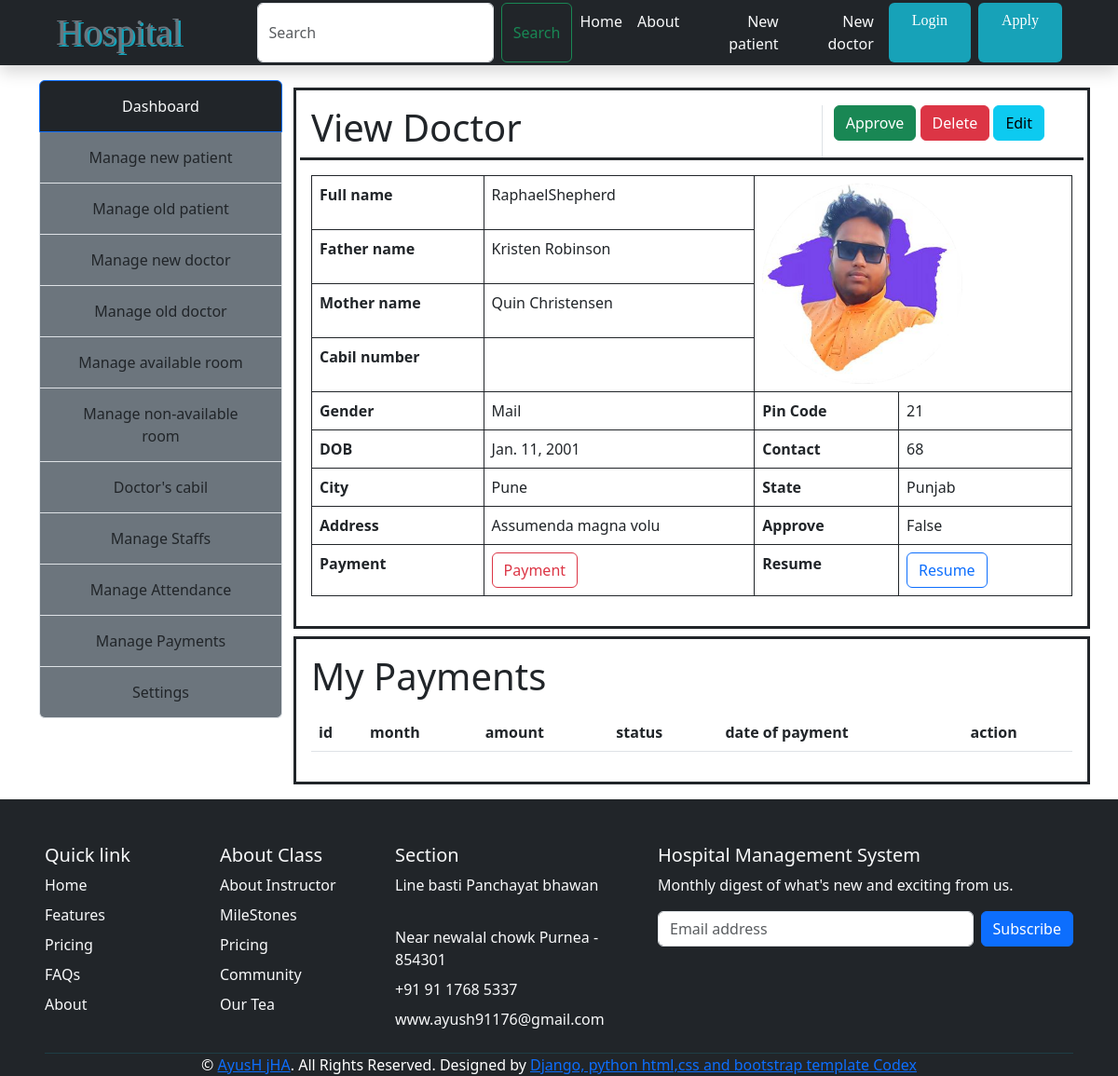
The page /single-view-doctor/1/view/ on the database as committed earlier.
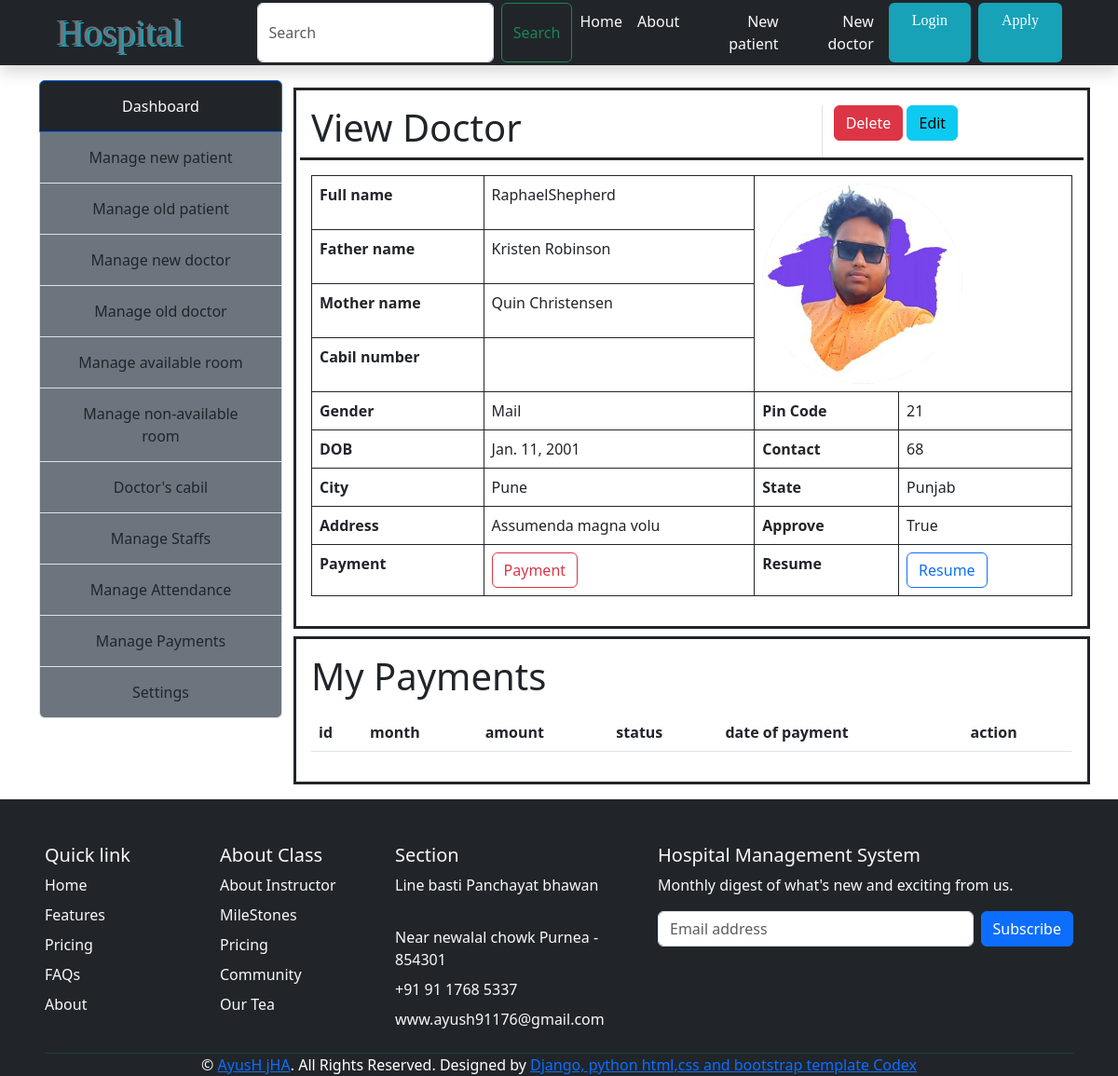
The same page on the database as committed later.
### Hospital/models.py (models this page shows, shortened)
class Doctor(models.Model):
    first_name=models.CharField(max_length=150)
    last_name=models.CharField(max_length=150)
    father_name=models.CharField(max_length=150)
    mother_name=models.CharField(max_length=150)
    age=models.IntegerField()
    gender=models.CharField(max_length=10,choices=GENDER)
    dob=models.DateField(help_text="use MM/DD/YYYY format")
    blood_group=models.CharField(max_length=10,choices=BLOOD)
    contact=models.IntegerField()
    city=models.CharField(max_length=150,choices=CITY)
    state=models.CharField(max_length=150,choices=(("Bihar","Bihar"),("Punjab","Punjab")))
    pin_code=models.IntegerField()
    nationality=models.CharField(max_length=150,choices=(("Indian","Indian"),("Other","Other")))
    address=models.TextField(default=None,blank=True,null=True,)
    d_image=models.ImageField(upload_to="photo/",null=True,blank=True)
    isApproved=models.BooleanField(default=False)
    spacility=models.CharField(max_length=120,choices=DISEASES)
    qualification=models.CharField(max_length=200)
    dateOfJoin=models.DateField(default=None,blank=True,null=True)
    salary = models.IntegerField(default=None,blank=True,null=True,)
    cableNumber=models.CharField(max_length=12,choices=CABIL_NUMBER,default=None,null=True,blank=True)

### Hospital/views.py (the view)
# urls.py: path("single-view-doctor/<int:id>/view/",viewDoctor,name="viewDoctor"),
def viewDoctor(req,id):
    doctor=Doctor.objects.get(pk=id)
    return render(req,"Admin/Manage/Doctor/SingleDoctor.html",{"doctor":doctor})

### Template/Admin/Manage/Doctor/SingleDoctor.html
{% extends 'admin/adminBase.html'%}
{% block 'admin-content' %}
    <div class="contaner">
        <div class="row">
            <div class="col border mt-2 border-3 p-3 border-dark mx-auto">
                <div class="row border-bottom border-3 border-dark ">
                    <div class="col-8 border-end "><h1 class="fs-1">View Doctor</h1></div>
                    <div class="col-4">
                        {%if doctor.isApproved == False %}
                        <a href="{%url 'approveDoctor' doctor.id%}" class="btn btn-success">Approve</a>
                        {%endif%}
                        <a href="{%url 'deleteDoctor' doctor.id%}" class="btn btn-danger">Delete</a>
                        <a href="{%url 'editDoctor' doctor.id%}" class="btn btn-info">Edit</a>
                    </div>
                </div>
                <table class="table mt-3">
                    <tr class="border border-dark">
                        <th>Full name</th>
                        <td class="border border-dark">{{doctor.first_name}}{{doctor.last_name}}</td>
                        <td colspan="2" class="border border-dark" rowspan="4"><img src="{{doctor.d_image.url}}" height="215px"  class="rounded-circle" alt=""></td>
                    </tr>
                    <tr class="border border-dark">
                        <th>Father name</th>
                        <td class="border border-dark">{{doctor.father_name}}</td>
                    </tr>
                    <tr class="border border-dark">
                        <th>Mother name</th>
                        <td class="border border-dark">{{doctor.mother_name}}</td>
                    </tr>
                    <tr class="border border-dark">
                        <th>Cabil number</th>
                        <td class="border border-dark">{{doctor.cabil}}</td>
                    </tr>
                    <tr class="border border-dark">
                        <th>Gender</th>
                        <td class="border border-dark">{{doctor.gender}}</td>
                        <th>Pin Code</th>
                        <td class="border border-dark">{{doctor.pin_code}}</td>
                    </tr>
                    <tr class="border border-dark">
                        <th>DOB</th>
                        <td class="border border-dark">{{doctor.dob}}</td>
                        <th>Contact</th>
                        <td class="border border-dark">{{doctor.contact}}</td>
                    </tr>
                    <tr class="border border-dark">
                        <th>City</th>
                        <td class="border border-dark">{{doctor.city}}</td>
                        <th>State</th>
                        <td class="border border-dark">{{doctor.state}}</td>
                    </tr>
                    <tr class="border border-dark">
                        <th>Address</th>
                        <td class="border border-dark">{{doctor.address}}</td>
                        <th>Approve</th>
                        <td class="border border-dark">{{doctor.isApproved}}</td>
                    </tr>
                    <tr class="border border-dark">
                        <th>Payment</th>
                        <td class="border border-dark"><input type="submit" id="pay_btn" value="Payment" class="btn btn-outline-danger"></td>
                        <th>Resume</th>
                        <td class="border border-dark"><input type="submit" id="pay_btn" value="Resume" class="btn btn-outline-primary"></td>
                    </tr>
                </table>
            </div>
            <div class="col border mt-2 border-3 p-3 border-dark mx-auto">
                <h1>My Payments </h1>
                <table class="table mt-3">
                    <tr>
                        <th>id</th>
                        <th>month</th>
                        <th>amount</th>
                        <th>status</th>
                        <th>date of payment</th>
                        <th>action</th>
                    </tr>
                </table>
            </div>
        </div>
    </div>
{% endblock 'admin-content' %}

### Template/Admin/adminBase.html
{% extends 'base.html'%}
{% block 'content' %}
<div class="container-flex">
    <div class="container">
        <div class="row my-3">
            <div class="col-3">
                <ul class="list-group">
                    <li class="list-group-item bg-dark active" aria-current="true"><a href="{%url 'dashboard' %}" class="btn w-100 rounded-0 text-light">Dashboard</a></li>
                    <li class="list-group-item bg-secondary"><a href="" class="btn w-100 rounded-0">Manage new patient</a></li>
                    <li class="list-group-item bg-secondary"><a href="" class="btn w-100 rounded-0">Manage old patient</a></li>
                    <li class="list-group-item bg-secondary"><a href="{% url 'manageNewDoctor' %}" class="btn w-100 rounded-0">Manage new doctor</a></li>
                    <li class="list-group-item bg-secondary"><a href="{% url 'manageOldDoctor' %}" class="btn w-100 rounded-0">Manage old doctor</a></li>
                    <li class="list-group-item bg-secondary"><a href="" class="btn w-100 rounded-0">Manage available room</a></li>
                    <li class="list-group-item bg-secondary"><a href="" class="btn w-100 rounded-0">Manage non-available room</a></li>
                    <li class="list-group-item bg-secondary"><a href="" class="btn w-100 rounded-0">Doctor's cabil</a></li>
                    <li class="list-group-item bg-secondary"><a href="" class="btn w-100 rounded-0">Manage Staffs</a></li>
                    <li class="list-group-item bg-secondary"><a href="" class="btn w-100 rounded-0">Manage Attendance</a></li>
                    <li class="list-group-item bg-secondary"><a href="{}" class="btn w-100 rounded-0">Manage Payments</a></li>
                    <li class="list-group-item bg-secondary"><a href="" class="btn w-100 rounded-0">Settings</a></li>
                </ul>
            </div>
            <div class="col-9">
                {% block 'admin-content' %}
                {% endblock %}
            </div>
        </div>
    </div>
</div>
{% endblock %}

### Template/base.html (shortened to what this page needs)
{%load static%}
<!DOCTYPE html>
<html lang="en">
<head>
    <link href="https://cdn.jsdelivr.net/npm/bootstrap@5.3.0-alpha1/dist/css/bootstrap.min.css" rel="stylesheet">
</head>
<body>
    <div class="container-fluid  position-relative shadow bg-dark">
            <nav class="navbar navbar-expand-lg  navbar-light py-3 py-lg-0 px-0 px-lg-5">
                <a href="" class="navbar-brand font-weight-bold  text-secondary"
                    style="font-size: 40px; font-family: Handlee, cursive;">
                    <span class="self-center text-xl " style="text-shadow:2.3px 2.3px #17a2b8">Hospital</span>
                </a>
                <div class="collapse navbar-collapse justify-between ps-5 " id="navbarSupportedContent" style="text-align: right;margin:left;">
                    <div class="navbar-nav font-weight-bold ms-auto py-0">
                        <a href="" class="nav-item nav-link text-light active"></a>
                        <form class="d-flex" method="get" role="search">
                            <input class="form-control me-2" type="search" placeholder="Search" aria-label="Search">
                            <button class="btn btn-outline-success" type="submit">Search</button>
                          </form>
                        <a href="{%url 'home'%}" class="nav-item nav-link text-light active">Home</a>
                        {% if request.user.is_authenticated%}
                        <a href="{% url 'about' %}" class="nav-item nav-link text-light active">About</a>
                        <a href="{% url 'newPatient' %}" class="nav-item nav-link text-light active">New patient</a>
                        <a href="{%url 'dashboard'%}" class="nav-item nav-link text-light active">Admin</a>
                        <a href="{% url 'newDoctor' %}" class="nav-item nav-link text-light active">New doctor</a>
                        <a href="{%url 'logout'%}" class="btn px-4 font-weight-bold text-white mx-2"
                style="background-color: #17a2b8;font-family: Handlee, cursive;">Logout</a>
                        {% else %}
                        <a href="{% url 'about' %}" class="nav-item nav-link text-light active">About</a>
                        <a href="{% url 'newPatient' %}" class="nav-item nav-link text-light active">New patient</a>
                        <a href="{% url 'newDoctor' %}" class="nav-item nav-link text-light active">New doctor</a>
                        <a href="{%url 'login'%}" class="btn px-4 font-weight-bold text-white mx-2"
                style="background-color: #17a2b8;font-family: Handlee, cursive;">Login</a>
                {%endif%}
                        <a href="{% url 'newPatient' %}" class="btn px-4 font-weight-bold text-white " style="background-color: #17a2b8;font-family: Handlee, cursive;">Apply</a>
                    </div>
                </div>
            </nav>
        </div>
    {% block 'content' %}
    {% endblock %}
<div class="container-flex bg-dark text-light">
    <footer class="px-5 pt-5 " >
        <div class="row">
          <div class="col-6 col-md-2 mb-3">
            <h5>Quick link</h5>
            <ul class="nav flex-column">
              <li class="nav-item mb-2"><a href="#" class="nav-link p-0 text-light">Home</a></li>
              <li class="nav-item mb-2"><a href="#" class="nav-link p-0 text-light">Features</a></li>
              <li class="nav-item mb-2"><a href="#" class="nav-link p-0 text-light">Pricing</a></li>
              <li class="nav-item mb-2"><a href="#" class="nav-link p-0 text-light">FAQs</a></li>
              <li class="nav-item mb-2"><a href="#" class="nav-link p-0 text-light">About</a></li>
            </ul>
          </div>
          <div class="col-6 col-md-2 mb-3">
            <h5>About Class</h5>
            <ul class="nav flex-column">
              <li class="nav-item mb-2"><a href="#" class="nav-link p-0 text-light">About Instructor</a></li>
              <li class="nav-item mb-2"><a href="#" class="nav-link p-0 text-light">MileStones</a></li>
              <li class="nav-item mb-2"><a href="#" class="nav-link p-0 text-light">Pricing</a></li>
              <li class="nav-item mb-2"><a href="#" class="nav-link p-0 text-light">Community</a></li>
              <li class="nav-item mb-2"><a href="#" class="nav-link p-0 text-light">Our Tea</a></li>
            </ul>
          </div>
          <div class="col-6 col-md-2 mb-3">
            <h5>Section</h5>
            <ul class="nav flex-column">
              <li class="nav-item mb-2"><a href="#" class="nav-link p-0 text-light">Line basti Panchayat bhawan </a></li>
              <li class="nav-item mb-2"><a href="#" class="nav-link p-0 text-light">Near newalal chowk Purnea - 854301</a></li>
              <li class="nav-item mb-2"><a href="#" class="nav-link p-0 text-light">+91 91 1768 5337</a></li>
              <li class="nav-item mb-2"><a href="#" class="nav-link p-0 text-light">www.ayush91176@gmail.com</a></li>
            </ul>
          </div>
          <div class="col-md-5 offset-md-1 mb-3">
            <form>
              <h5>Hospital Management System</h5>
              <p>Monthly digest of what's new and exciting from us.</p>
              <div class="d-flex flex-column flex-sm-row w-100 gap-2">
                <input id="newsletter1" type="text" class="form-control" placeholder="Email address">
                <button class="btn btn-primary" type="button">Subscribe</button>
              </div>
            </form>
          </div>
        </div>
        <div class="container-fluid " style="border-top: 1px solid rgba(23, 162, 184, .2);;">
            <p class="m-0 text-center text-white">
                &copy; <a class="text-primary font-weight-bold" href="https://github.com/Neo-Ayush-jha"> AyusH jHA</a>. All Rights Reserved.
                Designed
                by
                <a class="text-primary font-weight-bold" href="https://github.com/Neo-Ayush-jha">Django, python html,css and bootstrap template Codex</a>
            </p>
        </div>
      </footer>
    </div>
</body>
</html>

Rows that differ between the two databases and show on the page:
changed Doctor "Raphael": isApproved "False" → "True"
Other text that changed with them:
text no longer shown: "Approve"
